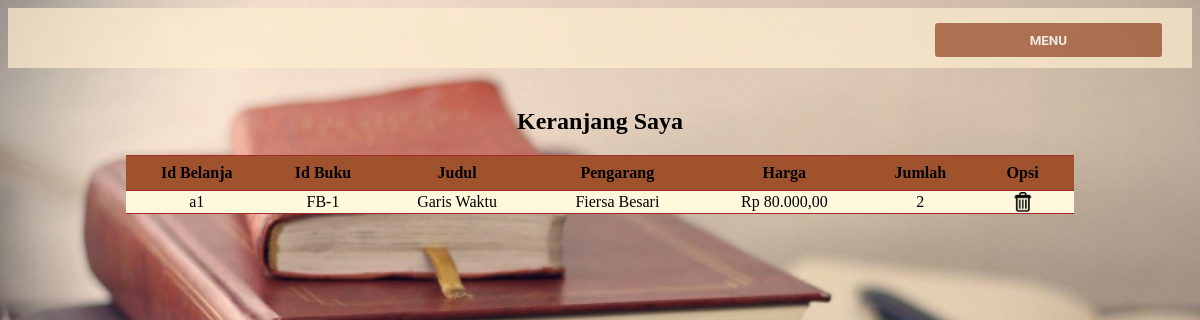
/toko_buku/rincian.php, run on the app's committed database.
### tables this page shows
CREATE TABLE `pembelian` (
  `id_belanja` varchar(200) NOT NULL,
  `id_buku` varchar(200) NOT NULL,
  `jumlah` varchar(200) NOT NULL
);

CREATE TABLE `buku` (
  `id_buku` varchar(200) NOT NULL,
  `judul` varchar(200) NOT NULL,
  `pengarang` varchar(200) NOT NULL,
  `harga` varchar(200) NOT NULL,
  `stok` varchar(200) NOT NULL,
  `image` varchar(200) NOT NULL,
  `id_sup` varchar(200) NOT NULL
);

### toko_buku/rincian.php (the view, shortened to what this page needs)
<html>
    <head>
    <link rel="stylesheet" type="text/css" href="style.css">
    </head>
</html>
    <body>
    <header>
    <button class="toggle-sidebar" id="toggle-sidebar">MENU</button>
        </header>
    <h2 align='center' line-height='50%'>Keranjang Saya</h2>
    <table width='80%'  align='center' class='table'>
    <tr height ="35px">
        <th>Id Belanja</th>
        <th>Id Buku</th>
        <th>Judul</th>
        <th>Pengarang</th>
        <th>Harga</th>
        <th>Jumlah</th>
        <th>Opsi</th>
    </tr>
    <?php
     include_once("config.php");
     $result = mysqli_query($mysqli, "SELECT
     A.id_buku, A.judul, A.pengarang, A.harga,
     B.id_belanja, B.jumlah FROM buku A INNER JOIN pembelian B
     ON A.id_buku= B.id_buku");
    while($user_data = mysqli_fetch_array($result)) {   ?>
        <tr>
        <td align='center'><?=$user_data['id_belanja']?></td>
        <td align='center'><?=$user_data['id_buku']?></td>
        <td align='center'><?=$user_data['judul']?></td>
        <td align='center'><?=$user_data['pengarang']?></td>
        <td align='center'><?=$user_data['harga']?></td>
        <td align='center'><?=$user_data['jumlah']?></td>
        <td align='center' width='100px'><a  href="delete_beli.php?id_belanja=<?php echo $user_data['id_belanja']; ?>"><img src="image/hapus.png" height="20px"></a></td>
    </tr>
    <?php }?>
    </table>
    </body>

### toko_buku/style.css (style rules this page uses)
body { background-image: url(image/cover.jpg); background-size: cover; }
h2 { padding-top: 20px; }
header { height:60px; background-color:#ffeed1; opacity: 0.7; top:5px; display:flex-end; }
.table { border-collapse: collapse; align-content: center; border-top: 1px brown solid; border-bottom: 1px brown solid; }
table.table th th , table.table tr td { background-color: #FFF8DC; border-top: 1px brown solid; border-bottom: 1px brown solid; }
table.table th th , table.table tr th { background-color: #A0522D; border-top: 1px brown solid; border-bottom: 1px brown solid; }
button { background-color:#A0522D; color: black; padding: 10px 16px; text-decoration: none; cursor: pointer; font-family: 'roboto'; margin-right: 30px; border-radius: 3px; padding:10px; }
a { text-decoration: none; color: black; }
header .toggle-sidebar { border: none; background-color:#A0522D; color: white; font-weight: bold; padding: 9.5px 95px 9px 95px; margin-top: 15px; cursor: pointer; float: right; }

### data on the page
pembelian: id_belanja "a1", id_buku.id_buku "FB-1", id_buku.judul "Garis Waktu", id_buku.pengarang "Fiersa Besari", id_buku.harga "Rp 80.000,00", jumlah "2"
